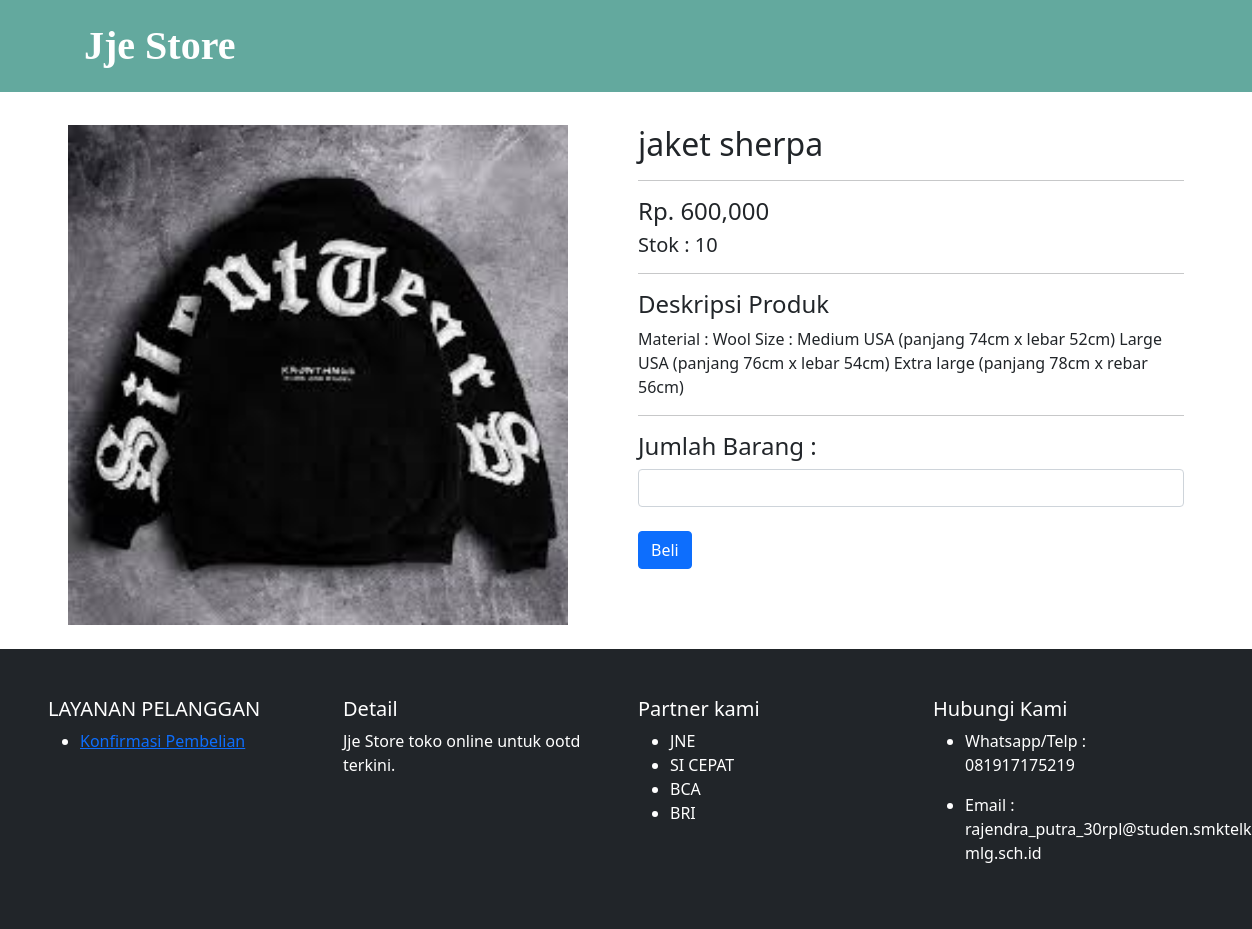
The app's page /detail.php?id=110 with its own data.
### tables this page shows
CREATE TABLE `produk` (
  `id_produk` int(11) NOT NULL,
  `nama_produk` varchar(50) NOT NULL,
  `id_kategori` varchar(50) NOT NULL,
  `harga` int(11) NOT NULL,
  `stok_produk` int(10) NOT NULL,
  `berat` int(11) NOT NULL,
  `foto_produk` varchar(50) NOT NULL,
  `deskripsi` text NOT NULL
);

### detail.php (the view, shortened to what this page needs)
<?php include 'koneksi.php' ?>
<?php
$id_produk=$_GET["id"];
$ambil = $koneksi->query("SELECT * FROM produk WHERE id_produk = '$id_produk'");
$detail = $ambil->fetch_assoc();
 ?>
<!DOCTYPE html>
<html>
<head>
    <link href="https://cdn.jsdelivr.net/npm/bootstrap@5.1.1/dist/css/bootstrap.min.css" rel="stylesheet">
    <link rel="stylesheet" type="text/css" href="fontawesome/css/all.min.css">
    <link rel="stylesheet" type="text/css" href="style.css">
</head>
<body>
<nav class="navbar navbar-expand-lg  navbar-light fixed-top fixed " style="background-color:#63a99e;font-weight:bold;">
      <div class="container">
      <div class="logo mr-5" >
              <a class="nav-link" aria-current="page" href="index.php" style="font-family: comic sans; font-size: 40px; font-weight: bold; color: white; " >Jje Store</a>
      </div>
</nav>
<section class="kontent" style="margin-top:10%; ">
	<div class="container">
		<div class="row">
			<div class="col-md-6">
				<img src="foto_produk/<?php echo $detail["foto_produk"]; ?> " class="img-responsive" width="500">
			</div>
			<div class="col-md-6">
				<h2> <?php echo $detail["nama_produk"]; ?></h2>
                <hr>
				<h4>Rp. <?php echo number_format($detail ["harga"]) ; ?></h4>
				<h5>Stok : <?php echo $detail["stok_produk"]; ?></h5>
                <hr>
                <h4>Deskripsi Produk</h4>
				<p><?php echo $detail ["deskripsi"]; ?></p>
                <hr>
                <h4>Jumlah Barang :</h4>
				<form method="post">
					<div class="form-group">
						<div class="input-group">
							<input type="number" min="1" class="form-control" name="jumlah" max="<?php echo $detail["stok_produk"]; ?> ">
							</div>
						</div>
                        <br>
                        <div class="input-group-btn">
								<button class="btn btn-primary" name="beli">Beli</button>
					</div>
				</form>
			</div>
		</div>
	</div>
</section>
<br>
<?php include 'template/footer.php'; ?>
</body>
</html>

### records on screen
produk: foto_produk (picture), nama_produk "jaket sherpa", harga "600,000", stok_produk "10", deskripsi "Material : Wool Size : Medium USA (panjang 74cm x lebar 52cm) Large USA (panjang 76cm x lebar 54cm) Extra large (panjang 78cm x rebar 56cm)"
